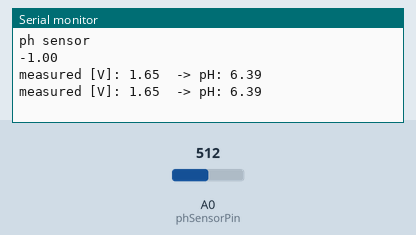
Recording of a sketch running on a simulated Arduino Zero (SAMD21). On the bench: the last lines printed to the serial monitor. The test bench sets the inputs (shaded band); at power-on: A0 (phSensorPin) = 512 (analog values on the 0–1023 scale).

Above: at 1.8 s.
1.9 s: A0 (phSensorPin) set to 716
At 2.8 s:
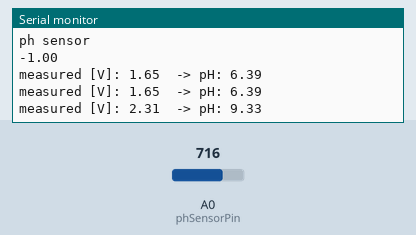
3.4 s: A0 (phSensorPin) set to 900
At 4.7 s:
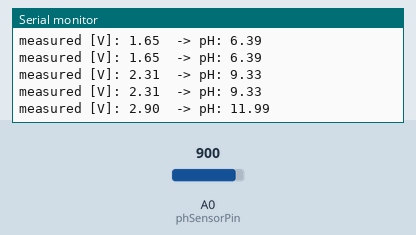
Timing chart, 0 to 6.4 s (numbered marks = the images above; inputs shaded):
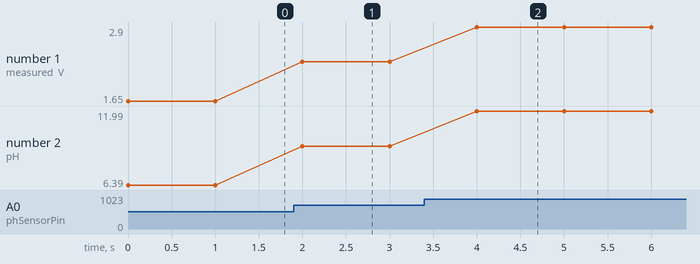

The sketch:

ph_meter.ino
```cpp
/**
 * Calibration:
 * - Rohrreiniger   12-14
 * - Wasser         7-9
 * - Milch          6
 * - Kaffee         5
 * - Essig          2
 *
 * Measure two defined pH solutions, add them to ph1/v1 and ph2/v2
 */
#define v1Calib         (0.67)
#define ph1Calib        (2)
#define v2Calib         (2.01)
#define ph2Calib        (8)
/* calculate offset */
#define offset          (ph1Calib - ((ph2Calib - ph1Calib) / (v2Calib - v1Calib)) * v1Calib)

#define phSensorPin     (A0)

int phArray[8];

void setup() {
  Serial.begin(9600);
  Serial.println("ph sensor");
  Serial.println(offset);
}

void loop() {
  analogReadResolution(12);
  int a = analogRead(phSensorPin);

  /* 3.3V Range / 4095 Resolution * analog value */
  float V = 3.3 / 4095 * a;
  Serial.print("measured [V]: ");
  Serial.print(V);

  float ph = ((ph2Calib - ph1Calib) / (v2Calib - v1Calib)) * V + offset;
  Serial.print("  -> pH: ");
  Serial.print(ph);

  Serial.println();
  delay(1000);
}
```

Measured:
- after the input at 1.9 s, the serial monitor: prints a new line after 0.10 s (image 1)
- after the input at 3.4 s, the serial monitor: prints a new line after 0.60 s (image 2)
- plotted number 1: 1.65 → 2.31 after the input at 1.9 s, 2.31 → 2.9 after the input at 3.4 s
- plotted number 2: 6.39 → 9.33 after the input at 1.9 s, 9.33 → 11.99 after the input at 3.4 s
